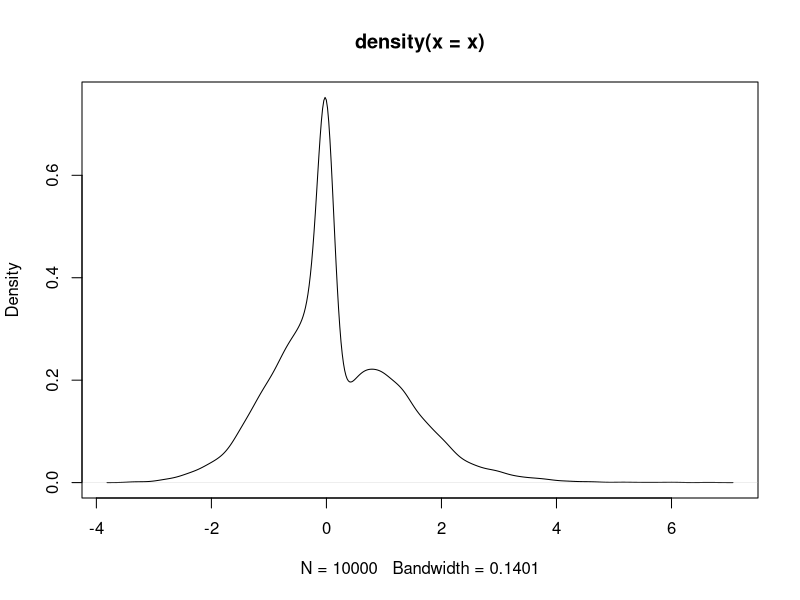
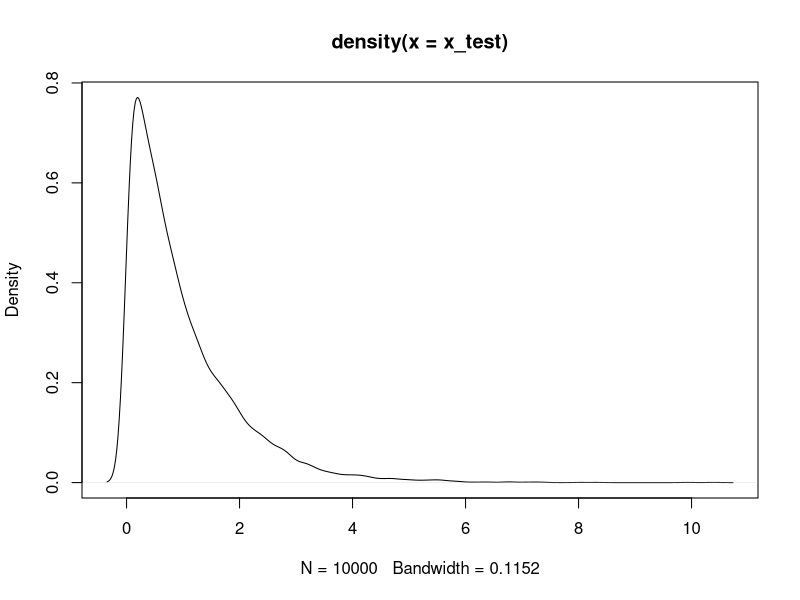
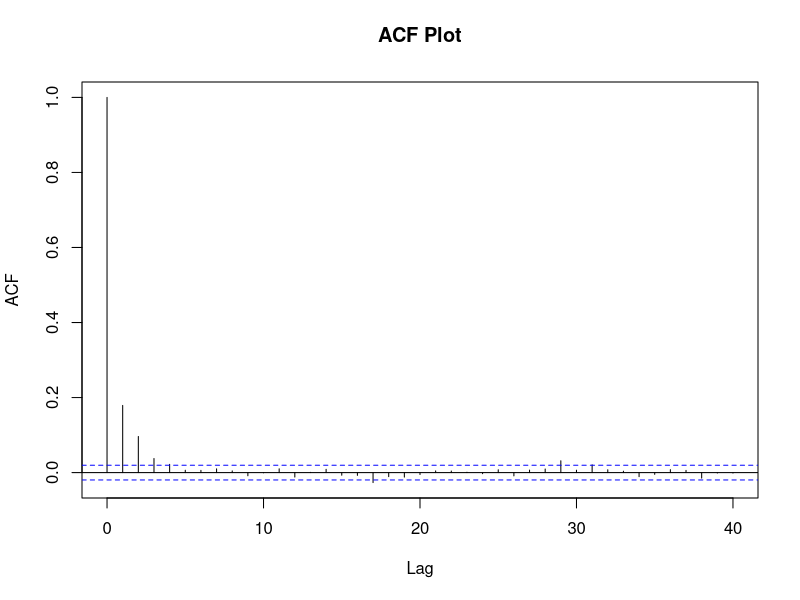
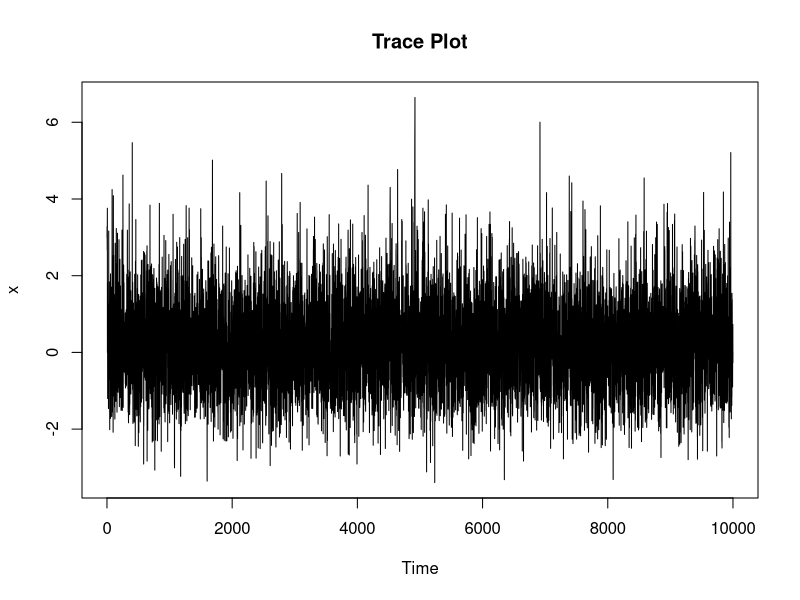

Write the R code that produced these figures, in order.
# MH Algorithm
h = 1
rate = 1

T = 1e4
x = numeric(length = T)
x[1] = 3
acc = 0

for(t in 2:T){
	# y = runif(1,x[t-1]-h,x[t-1]+h)
	y = x[t-1] + rnorm(1,mean = 0, sd = h)
	alpha = min((dexp(y,rate)/dexp(x[t-1],rate)),1)
	u = runif(1,0,1)
	if(u < alpha){
		x[t] = y
		acc = acc + 1
	} else{
		x[t-1] = y
	}
}

(acc/T)*100
mean(x)
1/rate
x_test = rexp(T,rate)
plot(density(x))
plot(density(x_test))

acf(x, main = "ACF Plot")
plot.ts(x, main = "Trace Plot")

# The mean seems to be really off, whereas the ACF and Trace plots are nice.

# BatchMeans

a = 100
b = 100
N = a*b

mu = mean(x)
mu
Y = numeric(length = b) 

for(i in 0:(a-1)){
    Y[i+1] = mean(x[(b*i+1):(b*(i+1))])
}

var = (b/(a-1))*(sum((Y-mu)**2))
var
